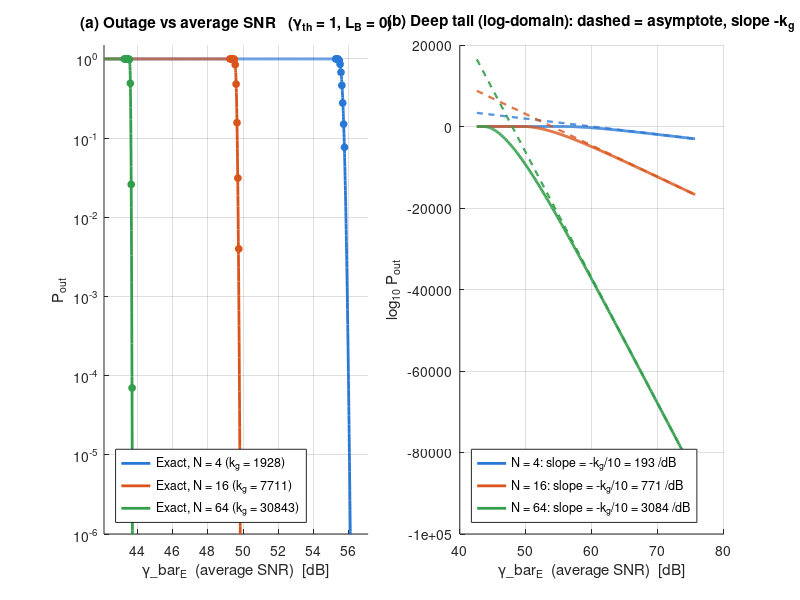

Source code (MATLAB):
%% ========================================================================
%  OUTAGE PROBABILITY vs AVERAGE SNR (gamma_bar_E)  --  Meijer-G formula
%  ------------------------------------------------------------------------
%  Instantaneous SNR :  gamma = gamma_bar_E * Z ,  Z ~ Gamma(k_g, theta_g)
%  Outage event      :  gamma < gamma_th
%                       <=>  Z < z_th(gamma_bar_E) = gamma_th / gamma_bar_E
%
%  Meijer-G outage formula (with the lower boundary L_B):
%
%   P_out = 1/Gamma(k_g) * [ G^{1,1}_{1,2}( z_th/theta_g | 1 ; k_g,0 )
%                          - G^{1,1}_{1,2}( L_B /theta_g | 1 ; k_g,0 ) ]
%
%  Identity  G^{1,1}_{1,2}(x|1;k,0) = gamma_lower(k,x)  gives exactly
%
%   P_out(gamma_bar) = gammainc( gamma_th/(gamma_bar*theta_g), k_g )
%                    - gammainc( L_B/theta_g,                  k_g )
%
%  Asymptote (high gamma_bar):  gamma_lower(k,x) ~ x^k / k  =>
%
%   P_out^asym = [ (gamma_th/(gamma_bar*theta_g))^k_g - (L_B/theta_g)^k_g ]
%                / Gamma(k_g+1)
%   ->  slope  -k_g  per decade of gamma_bar  (diversity order k_g)
%
%  NUMERICAL NOTE:  k_g from this geometry is huge (7.7e3 for N = 16), so
%  the waterfall is a near-vertical cliff (~0.1 dB wide) and (x)^(k_g)
%  overflows double precision.  The asymptote and deep-tail exact values
%  are therefore computed in the log10 domain.  A curve family over
%  N_list shows how diversity steepens the cliff.
%  ========================================================================
clear; clc; close all;

%% ------------------------- System Parameters ---------------------------
rho_OIRS = 0.9;   A_PD = 1e-4;   dA_i = 0.01;   m = 1;   T_gain = 1;
n_ref = 1.5;      Psi_FOV = deg2rad(80);
G_conc = n_ref^2 / (sin(Psi_FOV)^2);

%% ------------------------- Coordinates ---------------------------------
T = [2.5 2.5 3  ];      % Transmitter (AP)
P = [2.5 0   1.5];      % OIRS array position
R = [2.5 2.5 0  ];      % Receiver (UE)
d_ai = norm(P - T);     d_ik = norm(R - P);

PT = P - T;  OT = R - T;
cos_Phi_ai  = dot(PT, OT) / (norm(PT)*norm(OT));
cosm_Phi_ai = cos_Phi_ai^m;

alpha_rot = deg2rad(0);  beta_rot = deg2rad(0);
n0 = [0;1;0];
Rz = [cos(alpha_rot) -sin(alpha_rot) 0; sin(alpha_rot) cos(alpha_rot) 0; 0 0 1];
Rx = [1 0 0; 0 cos(beta_rot) sin(beta_rot); 0 sin(beta_rot) cos(beta_rot)];
nr = Rz * Rx * n0;
incident  = (T - P).';
cos_xi_ai = dot(nr, incident) / (norm(nr)*norm(incident));

I = (P - T).';  I = I / norm(I);
R_ref = I - 2*dot(I,nr)*nr;
n_rx  = [0;0;1];
cos_Phi_ik = dot(n_rx, R_ref) / (norm(n_rx)*norm(R_ref));

%% ------------------------- Channel Parameters --------------------------
M      = 1;
N_ref  = 16;                 % reference array size (as in original code)
N_list = [4 16 64];          % curve family: effect of diversity k_g ~ N
N_mc   = 1e5;

% Per-element deterministic gain (kept identical to original script)
% ak = rho_OIRS*((m+1)*A_PD)/(2*pi^2*d_ai^2*d_ik^2) * dA_i * ...
%      cosm_Phi_ai * cos_xi_ai * cos_Phi_ik * T_gain * G_conc;
ak = 1.0000e-6;

%% ------------------ Truncated-Laplace orientation model ----------------
xa = 0; ya = 0; za = 3;   xu = 3; yu = 3; zu = 1.5;
Omega = pi/2;
d = sqrt((xa-xu)^2 + (ya-yu)^2 + (za-zu)^2);
a = -((xa-xu)/d)*cos(Omega) - ((ya-yu)/d)*sin(Omega);
b =  (za-zu)/d;

mu_theta = deg2rad(41.39);
sigma_L  = deg2rad(7.68);
b_theta  = sqrt(sigma_L^2 / 2);

mu_xi = a*sin(mu_theta) + b*cos(mu_theta);
b_xi  = b_theta * abs(a*cos(mu_theta) - b*sin(mu_theta));

xi_min = 0;
if a < 0, xi_max = b; else, xi_max = sqrt(a^2 + b^2); end

%% ------------------------- Moments of xi -------------------------------
alpha_int = xi_min - mu_xi;
beta_int  = xi_max - mu_xi;
Lambda = b_xi * (2 - exp(alpha_int/b_xi) - exp(-beta_int/b_xi));
E_u  = (b_xi / Lambda) * ( exp( alpha_int/b_xi)*(b_xi - alpha_int) ...
                         - exp(-beta_int /b_xi)*(beta_int + b_xi) );
E_u2 = (1 / Lambda) * ( 4*b_xi^3 ...
     - exp( alpha_int/b_xi)*(b_xi*alpha_int^2 - 2*b_xi^2*alpha_int + 2*b_xi^3) ...
     - exp(-beta_int /b_xi)*(b_xi*beta_int^2  + 2*b_xi^2*beta_int  + 2*b_xi^3) );
E_xi   = mu_xi + E_u;
Var_xi = E_u2 - E_u^2;

% Gamma scale is INDEPENDENT of N;  shape grows linearly with N:
theta_g = ak * Var_xi / E_xi;               % theta_{g_k} = Var[Z]/E[Z]
kg_of_N = @(N) M .* N .* E_xi.^2 ./ Var_xi; % k_{g_k}     = E[Z]^2/Var[Z]

fprintf('E[xi] = %.5f   Var[xi] = %.4e   theta_g = %.4e\n', E_xi, Var_xi, theta_g);
for N = N_list
    fprintf('  N = %3d  ->  k_g = %10.2f,  E[Z] = %.4e\n', ...
            N, kg_of_N(N), M*N*ak*E_xi);
end
fprintf('\n');

%% ------------------- Outage definition & SNR sweep ---------------------
gamma_th = 1.0;      % SNR threshold (linear). e.g. 2^(2*Rs)-1 for target rate Rs
L_B      = 0;        % lower boundary of the Meijer-G formula (0 = classical outage)

% Sweep of average SNR gamma_bar_E in dB.  Each curve has its cliff at
% gamma_bar ~ gamma_th/E[Z_N]; make the window cover all N in N_list.
EZ_of_N       = @(N) M.*N.*ak.*E_xi;
gbar_cliff_dB = @(N) 10*log10(gamma_th ./ EZ_of_N(N));
gbar_lo  = gbar_cliff_dB(max(N_list)) - 1.5;
gbar_hi  = gbar_cliff_dB(min(N_list)) + 1.5;
gbar_dB  = linspace(gbar_lo, gbar_hi, 2400);
gbar_lin = 10.^(gbar_dB/10);

%% ------------------- Monte Carlo samples of xi (shared) ----------------
total_paths = N_mc * M * max(N_list);
xi_samples  = zeros(1, total_paths);
count = 0;
while count < total_paths
    batch = 2 * (total_paths - count);
    U = rand(1, batch) - 0.5;
    Ls = mu_xi - b_xi * sign(U) .* log(1 - 2*abs(U));
    ok = Ls(Ls >= xi_min & Ls <= xi_max);
    need = min(length(ok), total_paths - count);
    xi_samples(count+1 : count+need) = ok(1:need);
    count = count + need;
end

%% ============================ MAIN LOOP ================================
figure('Color','w','Position',[80 80 1150 520]);
cols = [0.16 0.47 0.84;  0.85 0.33 0.10;  0.20 0.62 0.30];

% ---- Panel (a): P_out vs gamma_bar_E [dB]  (observable range) ----------
subplot(1,2,1); hold on; grid on;
leg = {};
for in = 1:numel(N_list)
    N  = N_list(in);
    kg = kg_of_N(N);

    % exact Meijer-G ( = regularized lower incomplete gamma) outage
    z_th  = gamma_th ./ gbar_lin;                      % threshold on Z
    Pout  = gammainc(z_th./theta_g, kg) - gammainc(L_B/theta_g, kg);
    plot(gbar_dB, max(Pout,1e-12), '-', 'Color', cols(in,:), 'LineWidth', 2);
    leg{end+1} = sprintf('Exact, N = %d (k_g = %.0f)', N, kg); %#ok<SAGROW>

    % Monte Carlo (points clustered around this curve's own cliff)
    Zmc = ak * sum(reshape(xi_samples(1:N_mc*M*N), M*N, N_mc), 1);
    g_pts = gbar_cliff_dB(N) + linspace(-0.35, 0.15, 11);
    Pmc = arrayfun(@(gdB) mean( (10^(gdB/10)).*Zmc < gamma_th & ...
                                 Zmc >= L_B ), g_pts);
    msk = Pmc > 0;
    plot(g_pts(msk), Pmc(msk), 'o', 'Color', cols(in,:), ...
         'MarkerFaceColor', cols(in,:), 'MarkerSize', 5, ...
         'HandleVisibility','off');
end
set(gca,'YScale','log'); ylim([1e-6 1.5]); xlim([gbar_dB(1) gbar_dB(end)]);
xlabel('\gamma\_bar_E  (average SNR)  [dB]');
ylabel('P_{out}');
title(sprintf('(a) Outage vs average SNR   (\\gamma_{th} = %.2g, L_B = %g)', ...
      gamma_th, L_B));
legend(leg, 'Location', 'southwest');

% ---- Panel (b): deep tail in log10 domain + asymptote slope -k_g -------
subplot(1,2,2); hold on; grid on;
gbar_dB_w  = linspace(gbar_cliff_dB(max(N_list)) - 1, ...
                      gbar_cliff_dB(min(N_list)) + 20, 300);
gbar_lin_w = 10.^(gbar_dB_w/10);
leg2 = {};
for in = 1:numel(N_list)
    N  = N_list(in);
    kg = kg_of_N(N);
    xw = (gamma_th ./ gbar_lin_w) ./ theta_g;          % z_th/theta_g

    % exact log10 P_out : series for x < kg+1 (log-safe), gammainc otherwise
    l10P = zeros(size(xw));
    for jj = 1:numel(xw)
        x = xw(jj);
        if x >= kg + 1
            l10P(jj) = log10(gammainc(x, kg));
        else
            S = 1; term = 1; nn = 0;
            while true
                nn = nn + 1;  term = term * x/(kg+nn);  S = S + term;
                if term < eps*S || nn > 1e6, break; end
            end
            l10P(jj) = (kg*log(x) - x - gammaln(kg+1) + log(S)) / log(10);
        end
    end
    % asymptote:  log10 Pasym = [kg*ln(x) - gammaln(kg+1)]/ln(10)
    l10A = (kg*log(xw) - gammaln(kg+1)) / log(10);

    plot(gbar_dB_w, l10P, '-',  'Color', cols(in,:), 'LineWidth', 2);
    plot(gbar_dB_w, l10A, '--', 'Color', cols(in,:), 'LineWidth', 1.6, ...
         'HandleVisibility','off');
    leg2{end+1} = sprintf('N = %d: slope = -k_g/10 = %.0f /dB', ...
                          N, kg/10); %#ok<SAGROW>

    % numeric slope check (per decade of gamma_bar)
    p = polyfit(gbar_dB_w(150:280)/10, l10P(150:280), 1);
    fprintf('N = %3d : fitted tail slope = %.1f per decade (theory -k_g = %.1f)\n', ...
            N, p(1), -kg);
end
xlabel('\gamma\_bar_E  (average SNR)  [dB]');
ylabel('log_{10} P_{out}');
title('(b) Deep tail (log-domain): dashed = asymptote, slope -k_g');
legend(leg2, 'Location', 'southwest');

fprintf(['\nNote: the exact curve (solid) and the Meijer-G small-argument\n' ...
         'asymptote (dashed) merge at high SNR; the waterfall for N = 16 is\n' ...
         'only ~0.1 dB wide because k_g = %.0f acts as the diversity order.\n'], ...
         kg_of_N(N_ref));
